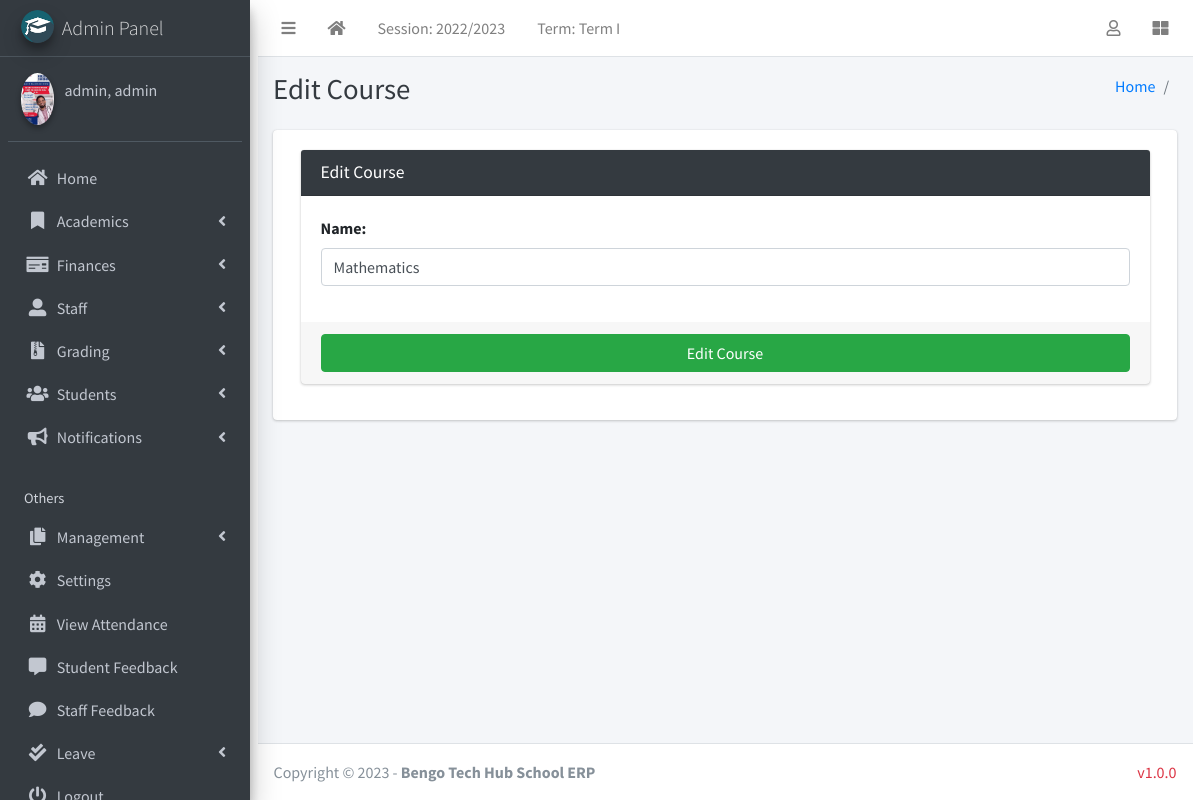
Page /manage/course/edit/3 (signed in) on the committed database.
### academics/models.py (models this page shows, shortened)
class AcademicSession(models.Model):
    name = models.CharField(max_length=200, unique=True)
    current = models.BooleanField(default=True)
    class Meta:
        ordering = ["-name"]

class AcademicTerm(models.Model):
    name = models.CharField(max_length=20, unique=True)
    current = models.BooleanField(default=True)
    class Meta:
        ordering = ["name"]

### authman/models.py (models this page shows, shortened)
class CustomUser(AbstractUser):
    USER_TYPE = ((1, "HOD"), (2, "Staff"), (3, "Student"))
    GENDER = [("M", "Male"), ("F", "Female"), ("O", "Other")]
    username = models.CharField(max_length=150, unique=True,blank=True,null=True)
    email = models.EmailField(unique=True)
    user_type = models.CharField(default=1, choices=USER_TYPE, max_length=1)
    gender = models.CharField(max_length=1, choices=GENDER)
    profile_pic = models.ImageField()
    other_name = models.CharField(max_length=200, blank=True)
    address = models.TextField()
    fcm_token = models.TextField(default="")  # For firebase notifications
    created_at = models.DateTimeField(auto_now_add=True)
    updated_at = models.DateTimeField(auto_now=True)
    USERNAME_FIELD = "email"
    REQUIRED_FIELDS = []
    objects = CustomUserManager()
    def __str__(self):
        return self.last_name + ", " + self.first_name

class Course(models.Model):
    name = models.CharField(max_length=255, default='Highschool Education')
    created_at = models.DateTimeField(auto_now_add=True)
    updated_at = models.DateTimeField(auto_now=True)

### management/hod_views.py (the view, shortened to what this page needs)
def edit_course(request, course_id):
    instance = get_object_or_404(Course, id=course_id)
    form = CourseForm(request.POST or None, instance=instance)
    context = {
        'form': form,
        'course_id': course_id,
        'page_title': 'Edit Course'
    }
    return render(request, 'hod_template/edit_course_template.html', context)

### authman/forms.py
class CourseForm(FormSettings):
    def __init__(self, *args, **kwargs):
        super(CourseForm, self).__init__(*args, **kwargs)
    class Meta:
        fields = ['name']
        model = Course

### academics/context_processors.py (called while the page is built)
def site_defaults(request):
    current_session = AcademicSession.objects.filter(current=True).first()
    current_term = AcademicTerm.objects.filter(current=True).first()
    setup=SchoolSetup.objects.first()
    if setup !=None:
       logo=setup.logo
    else:
        logo=settings.MEDIA_URL+'school_log/default.png'
    if current_session == None:
        current_session, created = AcademicSession.objects.get_or_create(
            name=str(timezone.now().year-1)+"/"+str(timezone.now().year), current=True)
        current_term, created = AcademicTerm.objects.get_or_create(
            name='Term I', current=True)
    vals = SiteConfig.objects.all()
    contexts = {
        "current_session": current_session.name,
        "current_term": current_term.name,
        "school_logo":logo,
    }
    for val in vals:
        contexts[val.key] = val.value
    return contexts

### templates/hod_template/edit_course_template.html
{% extends 'management/base.html' %}
{% load static %}
{% block page_title %}{{page_title}}{% endblock page_title %}
{% block content %}
<section class="content">
    <div class="container-fluid">
        <div class="row">
            <div class="col-md-12">
                <div class="card card-dark">
                    <div class="card-header">
                        <h3 class="card-title">{{page_title}}</h3>
                    </div>
                    {% include "management/form_template.html" with messages=messages  form=form button_text="Edit Course"%}
                </div>
            </div>
        </div>
    </div>
</section>
{% endblock content %}

### templates/management/base.html (shortened to what this page needs)
{% load static %}
<!DOCTYPE html>
<html>
  <head>
   <link rel="stylesheet" href="{% static 'mystyles/style.css' %}">
  <link rel="stylesheet" href="{% static 'plugins/fontawesome-free/css/all.min.css' %}">
  <link rel="stylesheet" href="{% static 'plugins/toastr/toastr.min.css' %}">
  <link rel="stylesheet"
    href="{% static 'plugins/overlayScrollbars/css/OverlayScrollbars.min.css' %}">
  <link rel="stylesheet" href="{% static 'plugins/Datatables/datatables.min.css' %}" />
  <link rel="stylesheet" href="{% static 'dist/css/adminlte.min.css' %}">
    <link rel="stylesheet" href="https://maxcdn.bootstrapcdn.com/bootstrap/4.5.2/css/bootstrap.min.css">
    <link
      rel="stylesheet"
      href="{% static 'plugins/fontawesome-free/css/all.min.css'%} "
    />
    <link
      rel="stylesheet"
      href="https://code.ionicframework.com/ionicons/2.0.1/css/ionicons.min.css"
    />
    <link
      rel="stylesheet"
      href="{% static 'plugins/tempusdominus-bootstrap-4/css/tempusdominus-bootstrap-4.min.css'%} "
    />
    <link
      rel="stylesheet"
      href="{% static 'plugins/icheck-bootstrap/icheck-bootstrap.min.css'%} "
    />
    <link rel="stylesheet" href="{% static 'dist/css/adminlte.min.css'%} " />
    <link
      rel="stylesheet"
      href="{% static 'plugins/overlayScrollbars/css/OverlayScrollbars.min.css'%} "
    />
    <link
      rel="stylesheet"
      href="{% static 'plugins/daterangepicker/daterangepicker.css'%} "
    />
  </head>
  <body class="hold-transition sidebar-mini layout-fixed">
    <div class="wrapper container-fluid">
    <nav class="main-header navbar navbar-expand navbar-white navbar-light">
      <ul class="navbar-nav">
        <li class="nav-item">
          <a class="nav-link" data-widget="pushmenu" href="#" role="button"><i
              class="fas fa-bars"></i></a>
        </li>
        <li class="nav-item d-none d-sm-inline-block">
          <a href="/" class="nav-link"><i class="fa fa-home"></i></a>
        </li>
        <li class="nav-item d-none d-sm-inline-block">
          <a href="{% url 'current-session' %}" class="nav-link">Session: {{ current_session }}</a>
        </li>
        <li class="nav-item d-none d-sm-inline-block">
          <a href="{% url 'current-session' %}" class="nav-link">Term: {{ current_term }}</a>
        </li>
      </ul>
      <ul class="navbar-nav ml-auto">
        <li class="nav-item dropdown">
          <a class="nav-link" data-toggle="dropdown" href="#">
            <i class="far fa-user"></i>
          </a>
        </li>
        <li class="nav-item">
          <a class="nav-link" data-widget="control-sidebar" data-slide="true"
            href="#" role="button"><i class="fas fa-th-large"></i></a>
        </li>
      </ul>
    </nav>
      {% include "management/sidebar_template.html" with user=user %}
      <div class="content-wrapper">
        <div class="content-header">
          <div class="container-fluid">
            <div class="row mb-2">
              <div class="col-sm-6">
                <h1 class="m-0 text-dark">
                  {% block page_title %}{% endblock page_title %}
                </h1>
              </div>
              <div class="col-sm-6">
              <ol class="breadcrumb float-sm-right">
                <li class="breadcrumb-item"><a href="/">Home</a></li>
                <li class="breadcrumb-item">{% block breadcrumb %}{% endblock breadcrumb %}</li>
              </ol>
            </div>
            </div>
          </div>
        </div>
      <section class="content">
        <div class="container-fluid">
          <div class="row">
            <div class="col-md-12">
              {% block fullcard %}
              <div class="card">
                <div class="card-body">
                  <div class="row">
                    <div class="col">
                      {% block content %}
                      {% endblock content %}
                    </div>
                  </div>
                </div>
              </div>
              {% endblock fullcard %}
            </div>
          </div>
        </div>
      </section>
      </div>
      {% include "management/footer.html" %}
    </div>
  </body>
</html>

### templates/management/sidebar_template.html (shortened to what this page needs)
{% load static %}
<aside class="main-sidebar sidebar-dark-info elevation-4">
    {% if request.user.user_type == '1' %}
    <a href="{% url 'admin_home' %}" class="brand-link">
        <img src="{% static 'dist/img/cmsl.png' %} " alt="AdminLTE Logo"
            class="brand-image img-circle elevation-3" >
        <span class="brand-text font-weight-light">Admin Panel</span>
    </a>
    <div class="sidebar">
        <div class="user-panel mt-3 pb-3 mb-3 d-flex">
            <div class="image">
                <img src="{{ request.user.profile_pic}}" class="img-circle elevation-2" alt="User Image">
            </div>
            <div class="info">
                <a href="#" class="d-block">{{user}}</a>
            </div>
        </div>
        <nav class="mt-2">
            <ul class="nav nav-pills nav-sidebar flex-column" data-widget="treeview" role="menu" data-accordion="false">
                <li class="nav-item">
                    {% url 'admin_home' as admin_home %}
                    <a href="{{admin_home}}" class="nav-link {% if admin_home == request.path %} active {% endif %}">
                        <i class="nav-icon fas fa-home"></i>
                        <p>
                            Home
                        </p>
                    </a>
                </li>
                <li class="nav-item has-treeview">
                    <a href="#" class="nav-link">
                        <i class="nav-icon fas fa-bookmark"></i>
                        <p>
                            Academics
                            <i class="fas fa-angle-left right"></i>
                        </p>
                    </a>
                </li>
                <li class="nav-item has-treeview">
                    <a href="#" class="nav-link">
                        <i class="nav-icon fas fa-money-check"></i>
                        <p>
                            Finances
                            <i class="fas fa-angle-left right"></i>
                        </p>
                    </a>
                </li>
                <li class="nav-item has-treeview">
                    <a href="#" class="nav-link">
                        <i class="nav-icon fas fa-user-alt"></i>
                        <p>
                            Staff
                            <i class="fas fa-angle-left right"></i>
                        </p>
                    </a>
                </li>
                 <li class="nav-item has-treeview">
              <a href="#" class="nav-link">
                <i class="nav-icon fas fa-file-archive"></i>
                <p>
                  Grading
                  <i class="fas fa-angle-left right"></i>
                </p>
              </a>
            </li>
                <li class="nav-item has-treeview">
                    <a href="#" class="nav-link">
                        <i class="nav-icon fas fa-users"></i>
                        <p>
                            Students
                            <i class="fas fa-angle-left right"></i>
                        </p>
                    </a>
                </li>
                 <li class="nav-item has-treeview">
                    <a href="#" class="nav-link">
                        <i class="nav-icon fas fa-bullhorn"></i>
                        <p>
                            Notifications
                            <i class="fas fa-angle-left right"></i>
                        </p>
                    </a>
                </li>
                <li class="nav-header">Others</li>
            <li class="nav-item has-treeview">
              <a href="#" class="nav-link">
                <i class="nav-icon fas fa-copy"></i>
                <p>
                  Management
                  <i class="fas fa-angle-left right"></i>
                </p>
              </a>
            </li>
            <li class="nav-item">
              <a href="{% url 'configs' %}" class="nav-link">
                <i class="nav-icon fas fa-cog"></i>
                <p>
                  Settings
                </p>
              </a>
              </li>
                <li class="nav-item">
                    {% url 'admin_view_attendance' as admin_view_attendance %}
                <li class="nav-item">
                    <a href="{{admin_view_attendance}}"
                        class="nav-link  {% if admin_view_attendance == request.path %} active {% endif %}">
                        <i class="nav-icon fas fa-calendar-alt"></i>
                        <p>
                            View Attendance
                        </p>
                    </a>
                </li>
                <li class="nav-item">
                    {% url 'student_feedback_message' as student_feedback_message %}
                    <a href="{{ student_feedback_message }}"
                        class="nav-link  {% if student_feedback_message == request.path %} active {% endif %}">
                        <i class="nav-icon fas fa-comment-alt"></i>
                        <p>
                            Student Feedback
                        </p>
                    </a>
                </li>
                <li class="nav-item">
                    {% url 'staff_feedback_message' as staff_feedback_message %}
                    <a href="{{staff_feedback_message}}"
                        class="nav-link   {% if staff_feedback_message == request.path %} active {% endif %}">
                        <i class="nav-icon fas fa-comment"></i>
                        <p>
                            Staff Feedback
                        </p>
                    </a>
                </li>
                 <li class="nav-item has-treeview">
                    <a href="#" class="nav-link">
                        <i class="nav-icon fas fa-check-double"></i>
                        <p>
                            Leave
                            <i class="fas fa-angle-left right"></i>
                        </p>
                    </a>
                </li>
                                        {% endif %}
                                        <li class="nav-item">
                                            <a href="{% url 'user_logout' %}"
                                                onclick="return confirm('Your session would be terminated.\n\nProceed?')"
                                                class="nav-link">
                                                <i class="nav-icon fas fa-power-off"></i>
                                                <p>
                                                </p>
                                            </a>
                                        </li>
                                    </ul>
                                </nav>
                            </div>
</aside>

### templates/management/form_template.html (shortened to what this page needs)
<form role="form" method="POST" enctype="multipart/form-data">
    <div class="card-body">
        {% for field in form  %}
        <div class="form-group">
            {{field.label_tag}}
            {{field}}
        </div>
        {% endfor %}
    </div>
    <div class="card-footer">
        <button type="submit" class="btn btn-success btn-block">
            {% if button_text %}
            {{button_text}}
            {% else %}
            Submit
            {% endif %}
        </button>
    </div>
</form>

### rows in the picture
AcademicSession: name "2022/2023"
AcademicTerm: name "Term I"
CustomUser: user.profile_pic (picture), last_name+first_name "admin, admin"
Course: form "Mathematics"

### other values in the picture
{{ page_title }} "Edit Course"
{{ field.label_tag }} "Name:"
{{ button_text }} "Edit Course"
{{ shool_name | default:"Bengo Tech Hub School ERP" }} "Bengo Tech Hub School ERP"
{{ version| default:"v1.0.0" }} "v1.0.0"
